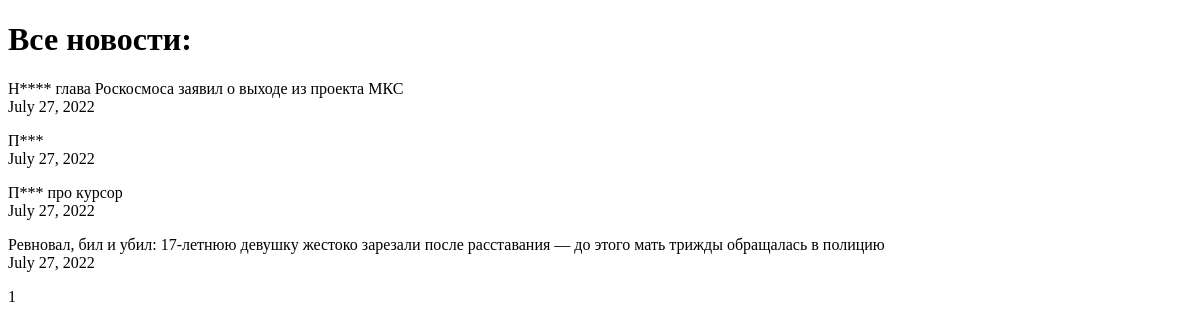
Before: /news/ with the older database file.
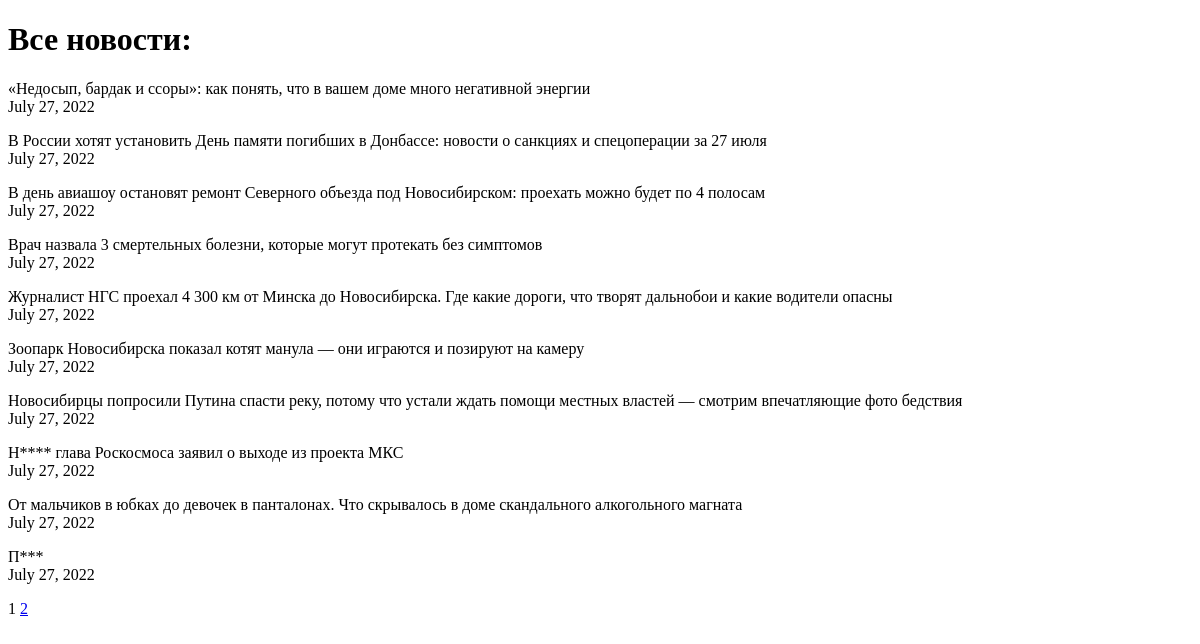
After: the same page with the newer database file.
### news/models.py (models this page shows, shortened)
class Post(models.Model):
    article = 'AT'
    news = 'NS'
    name = models.CharField(max_length=255, unique=True)
    text = models.TextField()
    rating = models.IntegerField(default=0)
    date = models.DateField(auto_now_add=True)
    choice = models.CharField(max_length=2, choices=CAT, default=article)
    author = models.ForeignKey(Author, on_delete=models.CASCADE)
    categories = models.ManyToManyField(Category, through='PostCategory')

### news/views.py (the view)
# urls.py: path('', PostsList.as_view(), name='post_list'),
class PostsList(ListView):
    model = Post
    ordering = 'name'
    template_name = 'news.html'
    context_object_name = 'news'
    paginate_by = 10

### news/templatetags/custom_filters.py (called while the page is built)
@register.filter()
def censor(text):
    for word in STOP_WORDS:
        text = text.replace(word, word[0] + ('*' * (len(word) - 1)))
    return f'{text}'

### templates/news.html (shortened to what this page needs)
{% extends 'flatpages/default.html' %}
{% load custom_filters %}
{% block content %}
<h1>Все новости:</h1>
{% for post in news %}
<p>{{ post.name | censor }}<br>{{ post.date }}</p>
{% endfor %}
   {{ page_obj.number }}
   {% if page_obj.has_next %}
       <a href="?page={{ page_obj.next_page_number }}">{{ page_obj.next_page_number }}</a>
   {% endif %}
{% endblock content %}

### templates/flatpages/default.html (shortened to what this page needs)
<!DOCTYPE html>
<html>
<head>
</head>
<body>
    {% block content %}
    {% endblock content %}
</body>
</html>

Changed rows visible on the page:
no longer on this page (row unchanged): Post: name|censor "П*** про курсор", date "July 27, 2022"
no longer on this page (row edited): Post: name|censor "Ревновал, бил и убил: 17-летнюю девушку жестоко зарезали после расставания — до этого мать трижды обращалась в полицию", date "July 27, 2022"
added Post: name|censor "«Недосып, бардак и ссоры»: как понять, что в вашем доме много негативной энергии", date "July 27, 2022"
added Post: name|censor "В России хотят установить День памяти погибших в Донбассе: новости о санкциях и спецоперации за 27 июля", date "July 27, 2022"
added Post: name|censor "В день авиашоу остановят ремонт Северного объезда под Новосибирском: проехать можно будет по 4 полосам", date "July 27, 2022"
added Post: name|censor "Врач назвала 3 смертельных болезни, которые могут протекать без симптомов", date "July 27, 2022"
added Post: name|censor "Журналист НГС проехал 4 300 км от Минска до Новосибирска. Где какие дороги, что творят дальнобои и какие водители опасны", date "July 27, 2022"
added Post: name|censor "Зоопарк Новосибирска показал котят манула — они играются и позируют на камеру", date "July 27, 2022"
added Post: name|censor "Новосибирцы попросили Путина спасти реку, потому что устали ждать помощи местных властей — смотрим впечатляющие фото бедствия", date "July 27, 2022"
added Post: name|censor "От мальчиков в юбках до девочек в панталонах. Что скрывалось в доме скандального алкогольного магната", date "July 27, 2022"
Other visible differences:
{{ page_obj.next_page_number }}: (not shown) → "2"
